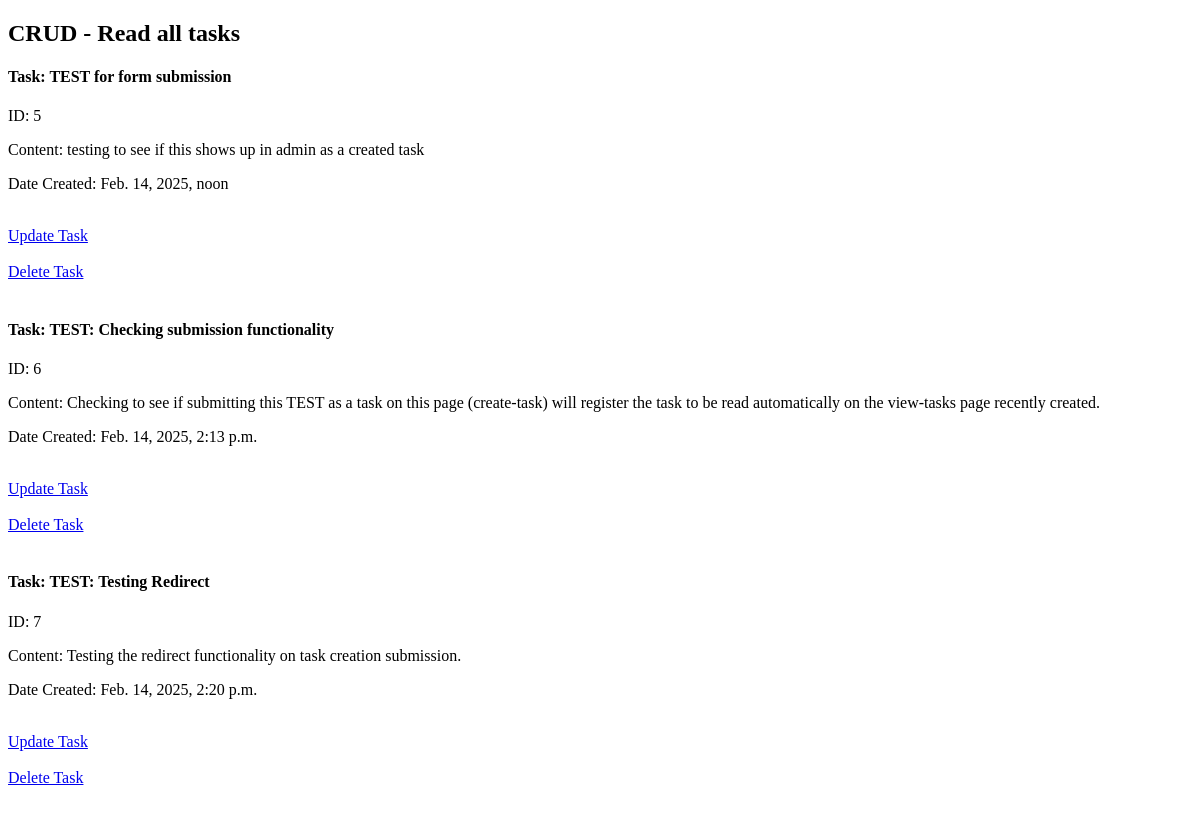
/view-tasks, run on an earlier commit of the app's database.
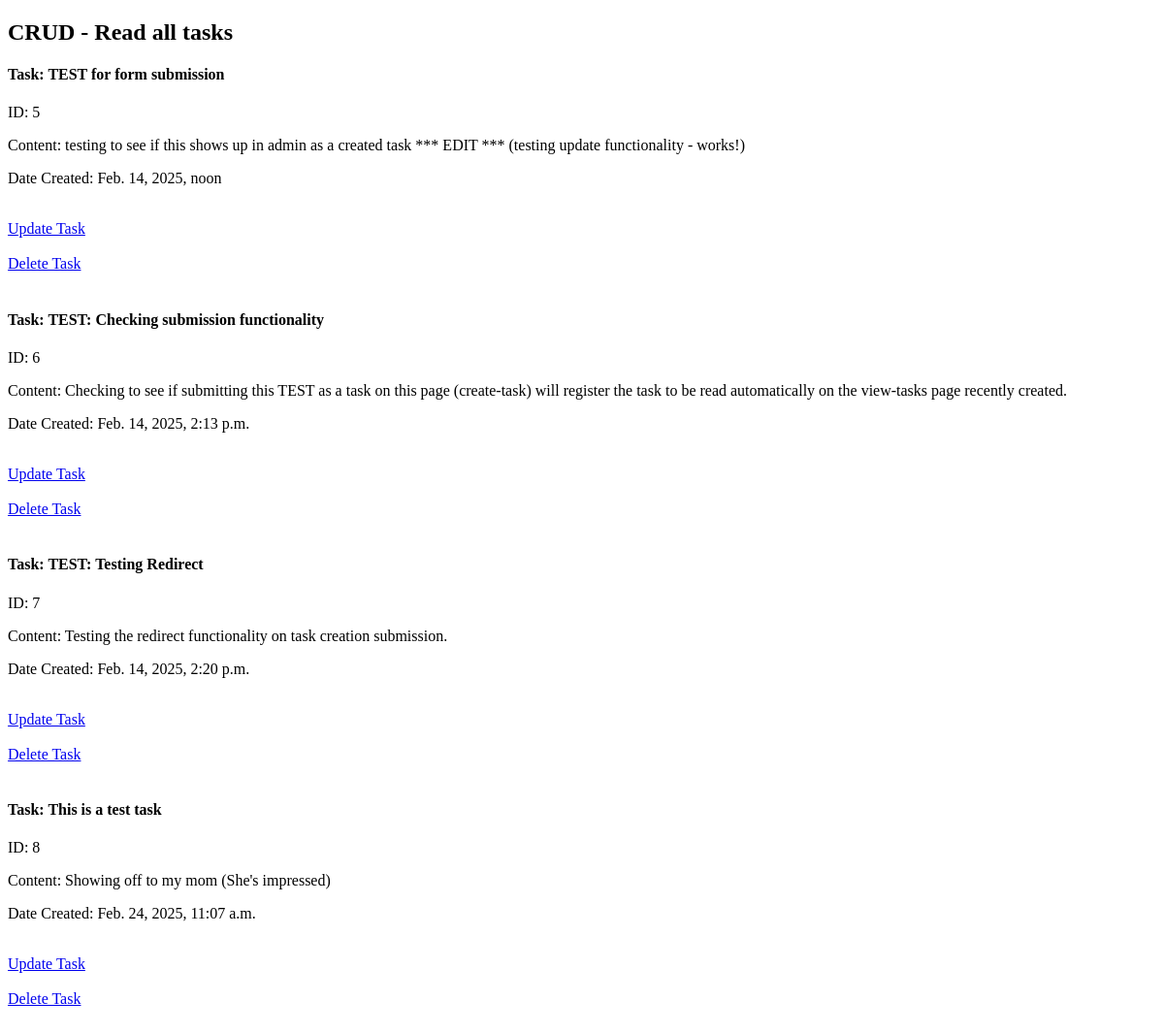
And on a later commit of the database.
### todo/models.py (models this page shows)
class Task(models.Model):
    title = models.CharField(max_length=85)
    content = models.CharField(max_length=300)
    date_posted = models.DateTimeField(auto_now_add=True)

### todo/views.py (the view)
# urls.py: path('view-tasks', views.viewTask, name="view-tasks"),
def viewTask(request):
    tasks = Task.objects.all()
    context = {'tasks' : tasks}
    return render(request, 'view-tasks.html', context=context)

### templates/view-tasks.html (shortened to what this page needs)
<!DOCTYPE html>
<html>
<head>
</head>
<body>
    <h2>CRUD - Read all tasks</h2>
	{% for task in tasks %}
		<h4>Task: {{task.title}}</h4>
		<p>ID: {{task.id}}</p>
		<p>Content: {{task.content}}</p>
		<p>Date Created: {{task.date_posted}}</p>
		<br>
		<a href=" {% url 'update-task' task.id %}">Update Task</a>
		<br><br>
		<a href=" {% url 'delete-task' task.id %}">Delete Task</a>
		<br><br>
	{% endfor %}
</body>
</html>

What changed in the data, as far as the page shows it:
changed Task "TEST for form submission": content "testing to see if this shows up in admin as a created task" → "testing to see if this shows up in admin as a created task *** EDIT *** (testing update functionality - works!)"
added Task: title "This is a test task", id "8", content "Showing off to my mom (She's impressed)", date_posted "Feb. 24, 2025, 11:07 a.m."
